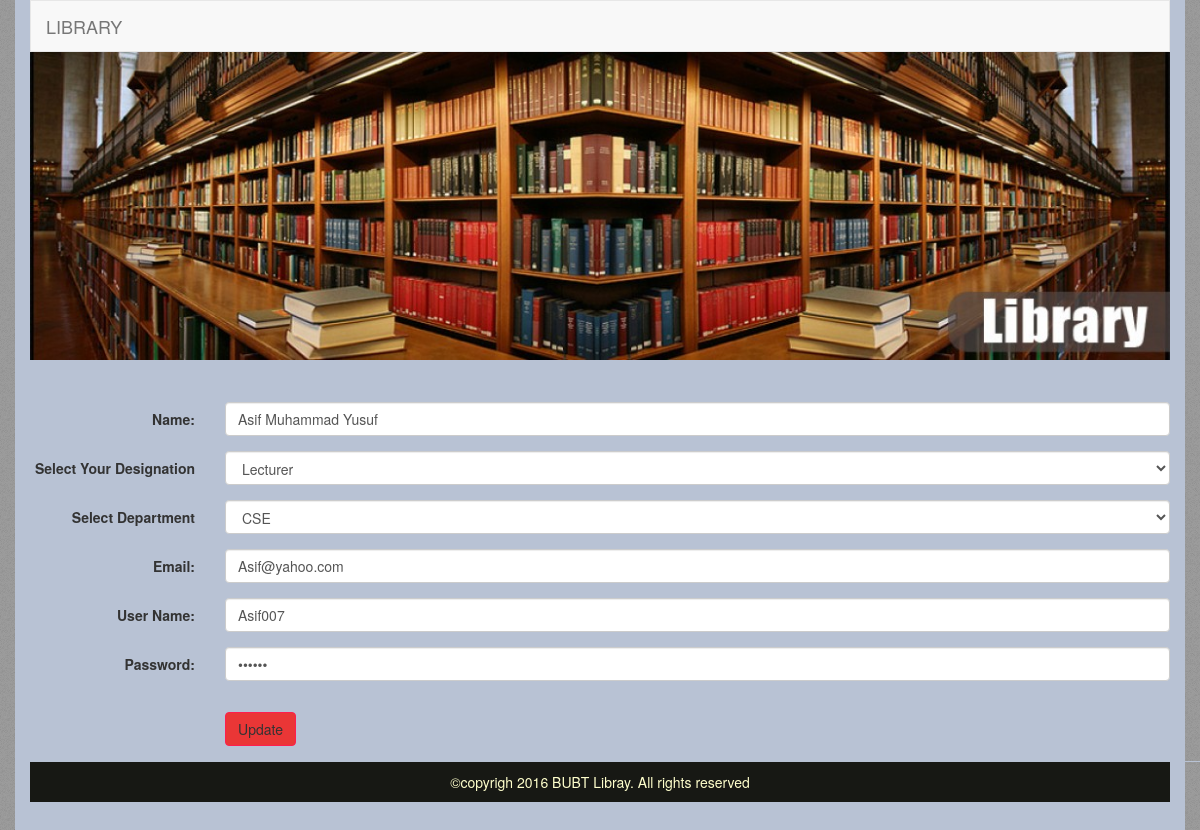
Screenshot of /Library/teupdatetest.php?id=1 with the database file from the repository.
### tables this page shows
CREATE TABLE `te_registration` (
  `id` int(11) NOT NULL,
  `name` varchar(255) NOT NULL,
  `designation` varchar(255) NOT NULL,
  `dept` varchar(255) NOT NULL,
  `email` varchar(255) NOT NULL,
  `username` varchar(255) NOT NULL,
  `password` varchar(255) NOT NULL,
  `user_role` int(11) NOT NULL DEFAULT '3'
);

### Library/teupdatetest.php (the view, shortened to what this page needs)
<?php
include('adminheader.php');
?>
<div class="row">
      <div class="col-md-12">
<?php
  if(isset($_GET['id']))
  {
  $id=$_GET['id'];
  $getselect=mysql_query("SELECT * FROM te_registration WHERE id='$id'");
  while($profile=mysql_fetch_array($getselect))
  {
  		  $name=$profile['name'];
        $designation= $profile['designation'];
      	$dpt=$profile['dept'];
        $email=$profile['email'];
        $user = $profile['username'];
        $pass = $profile['password'];
?>
    <form class="form-horizontal" role="form" action="teupdate.php" method="POST">
              <div class="form-group">
                <label class="control-label col-sm-2" for="name">Name:</label>
                <div class="col-sm-10">
                  <input type="text" class="form-control" name="name" id="name" value="<?php echo $name;?>">
                </div>
              </div>
              <div class="form-group">
                  <label class="control-label col-sm-2" for="designation">Select Your Designation</label>
                  <div class="col-sm-10">
                  <select class="form-control" id="designation" name="designation">
                    <option value="<?php echo $designation; ?>"><?php echo $designation; ?></option>
                  </select>
                  </div>
                </div>
               <div class="form-group">
                  <label class="control-label col-sm-2" for="dept">Select Department</label>
                  <div class="col-sm-10">
                  <select class="form-control" id="dept" name="dept">
                    <option value="<?php echo $dpt;?>"><?php echo $dpt;?></option>
                  </select>
                  </div>
                </div>
              <div class="form-group">
                <label class="control-label col-sm-2" for="email">Email:</label>
                <div class="col-sm-10">
                  <input type="email" class="form-control" id="email" name="email" value="<?php echo $email?>">
                </div>
              </div>
              <div class="form-group">
                <label class="control-label col-sm-2" for="email">User Name:</label>
                <div class="col-sm-10">
                  <input type="username" class="form-control" id="username" name="username" value="<?php echo $user;?>">
                </div>
              </div>
              <div class="form-group">
                <label class="control-label col-sm-2" for="pwd">Password:</label>
                <div class="col-sm-10">
                  <input type="password" class="form-control" id="password" name="password" value="<?php echo $pass;?>">
                </div>
              </div>
              <div class="form-group">
                <div class="col-sm-offset-2 col-sm-10">
                </div>
              </div>
              <div class="form-group">
                <div class="col-sm-offset-2 col-sm-10">
                  <button type="submit" class="btn btn-default" name="update">Update</button>
                </div>
              </div>
         </form>
<?php } } ?>
      </div>
    </div>
 <?php include('footer.php');?>

### Library/css/mystyle.css (style rules this page uses)
.btn-default { border-color:#FF1D4D;background: #EA3636; }
body { background:url(../images/body-bg.png); }

### rows the page displays
te_registration: name "Asif Muhammad Yusuf", designation "Lecturer", dept "CSE", email "Asif@yahoo.com", username "Asif007"
